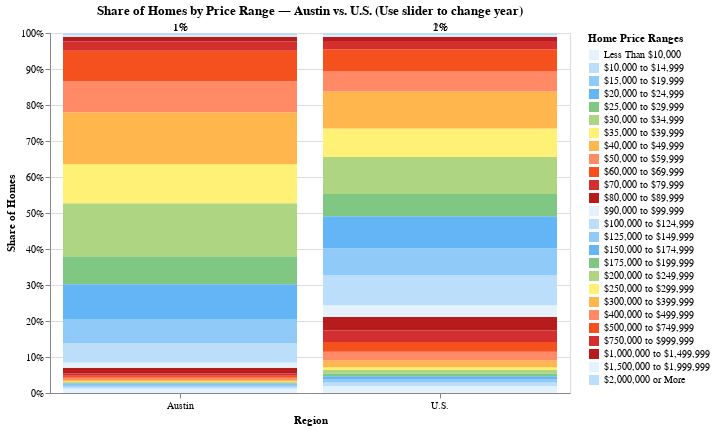

This figure's notebook cell:
### Markdown cell above
Your work will be continued in this pull request.

### Code cell
import pandas as pd
import altair as alt
from pathlib import Path

# Load data for Austin and U.S.
prop_val_path = Path('data files/austin_property_value.csv')
prop_val = pd.read_csv(prop_val_path)

# Normalize column names and keep only relevant columns
prop_val = prop_val.rename(columns={
    'Value Bucket': 'bucket',
    'Year': 'year',
    'Place': 'place',
    'share': 'share'
})

# Basic sanity checks
required_cols = {'bucket', 'year', 'place'}
missing = required_cols - set(prop_val.columns)
if missing:
    raise ValueError(f"Missing required columns: {missing} in {prop_val_path}")

# Keep only Austin and United States
prop_val = prop_val[prop_val['place'].isin(['Austin, TX', 'United States'])].copy()

# Create a simpler region column
prop_val['region'] = prop_val['place'].replace({'Austin, TX': 'Austin', 'United States': 'U.S.'})

# Ensure dtypes
prop_val['year'] = pd.to_numeric(prop_val['year'], errors='coerce').astype('Int64')
prop_val = prop_val.dropna(subset=['year'])
prop_val['year'] = prop_val['year'].astype(int)

# Determine bucket order (prefer explicit ID if available)
if 'Value Bucket ID' in prop_val.columns:
    prop_val['bucket_order'] = prop_val['Value Bucket ID']
else:
    # Fallback: preserve approximate order by sorting bucket labels naturally
    order_map = {b: i for i, b in enumerate(sorted(prop_val['bucket'].unique()))}
    prop_val['bucket_order'] = prop_val['bucket'].map(order_map)

# Ensure we have shares; if not, try to compute from a count column
if 'share' not in prop_val.columns or prop_val['share'].isna().all():
    count_candidates = [
        'Property Value by Bucket',  # guessed count column
        'count', 'Count', 'n'
    ]
    count_col = next((c for c in count_candidates if c in prop_val.columns), None)
    if not count_col:
        raise ValueError('No share column found and no recognizable count column to compute shares from.')
    prop_val[count_col] = pd.to_numeric(prop_val[count_col], errors='coerce').fillna(0)
    prop_val['share'] = prop_val.groupby(['year', 'region'])[count_col].transform(lambda s: s / s.sum()).fillna(0)

# Coerce share to numeric
prop_val['share'] = pd.to_numeric(prop_val['share'], errors='coerce').fillna(0)

min_year = int(prop_val['year'].min())
max_year = int(prop_val['year'].max())

# Selection/param for year slider – support Altair v4 and v5
use_point = hasattr(alt, 'selection_point')
if use_point:
    # Altair v5 style
    year_select = alt.selection_point(
        name='Year',
        fields=['year'],
        bind=alt.binding_range(min=min_year, max=max_year, step=1),
        value={'year': min_year}
    )
    base = alt.Chart(prop_val).add_params(year_select).transform_filter(year_select)
else:
    # Altair v4 fallback
    year_select = alt.selection_single(
        fields=['year'],
        bind=alt.binding_range(min=min_year, max=max_year, step=1),
        init={'year': min_year}
    )
    base = alt.Chart(prop_val).add_selection(year_select).transform_filter(year_select)

# Color palette: light blues (low) → greens/yellows (mid) → oranges/reds (high)
palette = [
    '#e3f2fd', '#bbdefb', '#90caf9', '#64b5f6',
    '#81c784', '#aed581',
    '#fff176',
    '#ffb74d', '#ff8a65', '#f4511e', '#d32f2f', '#b71c1c'
]

# Build stacked bar chart
bars = base.mark_bar().encode(
    x=alt.X('region:N', title='Region', axis=alt.Axis(labelAngle=0)),
    y=alt.Y('share:Q', title='Share of Homes', stack='normalize', axis=alt.Axis(format='%')),
    color=alt.Color('bucket:N', title='Home Price Ranges',
                    sort=alt.SortField(field='bucket_order', order='ascending'),
                    scale=alt.Scale(range=palette)),
    order=alt.Order('bucket_order:Q'),
    tooltip=[
        alt.Tooltip('year:O', title='Year'),
        alt.Tooltip('region:N', title='Region'),
        alt.Tooltip('bucket:N', title='Price Range'),
        alt.Tooltip('share:Q', title='Share', format='.1%')
    ]
).properties(width=520, height=360)

# Labels for lowest and highest bucket in first and last year only
first_year, last_year = min_year, max_year
label_years = [first_year, last_year]

low_high = (
    prop_val[prop_val['year'].isin(label_years)]
    .sort_values(['year', 'region', 'bucket_order'])
    .groupby(['year', 'region'], as_index=False)
    .agg(low_bucket=('bucket', 'first'), high_bucket=('bucket', 'last'))
)

labels_df = prop_val.merge(low_high, on=['year', 'region'])
labels_low = labels_df[labels_df['bucket'] == labels_df['low_bucket']].copy()
labels_high = labels_df[labels_df['bucket'] == labels_df['high_bucket']].copy()

# Only show labels when the selected year equals first or last year
label_filter = (alt.datum.year == first_year) | (alt.datum.year == last_year)

text_low = alt.Chart(labels_low).transform_filter(label_filter)
if use_point:
    text_low = text_low.transform_filter(year_select)
else:
    text_low = text_low.transform_filter(year_select)
text_low = text_low.mark_text(color='black', dx=0, dy=-5, size=11).encode(
    x='region:N',
    y=alt.Y('share:Q', stack='normalize'),
    text=alt.Text('share:Q', format='.0%'),
    detail='bucket:N'
)

text_high = alt.Chart(labels_high).transform_filter(label_filter)
if use_point:
    text_high = text_high.transform_filter(year_select)
else:
    text_high = text_high.transform_filter(year_select)
text_high = text_high.mark_text(color='black', dx=0, dy=-5, size=11).encode(
    x='region:N',
    y=alt.Y('share:Q', stack='normalize'),
    text=alt.Text('share:Q', format='.0%'),
    detail='bucket:N'
)

chart = (bars + text_low + text_high).properties(
    title='Share of Homes by Price Range — Austin vs. U.S. (Use slider to change year)'
)

chart

### Figure 1 — Vega-Lite specification as saved in the notebook (floating-point values rounded to 4 significant figures; data arrays with more than 128 entries replaced by an {"elided": "..."} marker saying what was removed)
{"config": {"view": {"continuousWidth": 300, "continuousHeight": 300}}, "layer": [{"data": {"name": "data-92d7f3a06b19fa2051bf912a3d4c1fdb"}, "mark": {"type": "bar"}, "encoding": {"color": {"field": "bucket", "scale": {"range": ["#e3f2fd", "#bbdefb", "#90caf9", "#64b5f6", "#81c784", "#aed581", "#fff176", "#ffb74d", "#ff8a65", "#f4511e", "#d32f2f", "#b71c1c"]}, "sort": {"field": "bucket_order", "order": "ascending"}, "title": "Home Price Ranges", "type": "nominal"}, "order": {"field": "bucket_order", "type": "quantitative"}, "tooltip": [{"field": "year", "title": "Year", "type": "ordinal"}, {"field": "region", "title": "Region", "type": "nominal"}, {"field": "bucket", "title": "Price Range", "type": "nominal"}, {"field": "share", "format": ".1%", "title": "Share", "type": "quantitative"}], "x": {"axis": {"labelAngle": 0}, "field": "region", "title": "Region", "type": "nominal"}, "y": {"axis": {"format": "%"}, "field": "share", "stack": "normalize", "title": "Share of Homes", "type": "quantitative"}}, "name": "view_2", "transform": [{"filter": {"param": "Year"}}]}, {"data": {"name": "data-c87bbc3f15ce630c115373221568df31"}, "mark": {"type": "text", "color": "black", "dx": 0, "dy": -5, "size": 11}, "encoding": {"detail": {"field": "bucket", "type": "nominal"}, "text": {"field": "share", "format": ".0%", "type": "quantitative"}, "x": {"field": "region", "type": "nominal"}, "y": {"field": "share", "stack": "normalize", "type": "quantitative"}}, "transform": [{"filter": "((datum.year === 2015) || (datum.year === 2023))"}, {"filter": {"param": "Year"}}]}, {"data": {"name": "data-3519eeba543273b0cb9a744465fe70ed"}, "mark": {"type": "text", "color": "black", "dx": 0, "dy": -5, "size": 11}, "encoding": {"detail": {"field": "bucket", "type": "nominal"}, "text": {"field": "share", "format": ".0%", "type": "quantitative"}, "x": {"field": "region", "type": "nominal"}, "y": {"field": "share", "stack": "normalize", "type": "quantitative"}}, "transform": [{"filter": "((datum.year === 2015) || (datum.year === 2023))"}, {"filter": {"param": "Year"}}]}], "height": 360, "params": [{"name": "Year", "select": {"type": "point", "fields": ["year"]}, "bind": {"input": "range", "max": 2023, "min": 2015, "step": 1}, "value": {"year": 2015}, "views": ["view_2"]}], "title": "Share of Homes by Price Range — Austin vs. U.S. (Use slider to change year)", "width": 520, "$schema": "https://vega.github.io/schema/vega-lite/v5.20.1.json", "datasets": {"data-92d7f3a06b19fa2051bf912a3d4c1fdb": {"elided": "468 records"}, "data-c87bbc3f15ce630c115373221568df31": [{"Value Bucket ID": 0, "bucket": "Less Than $10,000", "year": 2015, "Property Value by Bucket": 1460217, "Property Value by Bucket Moe": 13520.0, "place": "United States", "Place ID": "01000US", "share": 0.01954, "region": "U.S.", "bucket_order": 0, "low_bucket": "Less Than $10,000", "high_bucket": "$2,000,000 or More"}, {"Value Bucket ID": 0, "bucket": "Less Than $10,000", "year": 2023, "Property Value by Bucket": 1076983, "Property Value by Bucket Moe": 11610.0, "place": "United States", "Place ID": "01000US", "share": 0.01299, "region": "U.S.", "bucket_order": 0, "low_bucket": "Less Than $10,000", "high_bucket": "$2,000,000 or More"}, {"Value Bucket ID": 0, "bucket": "Less Than $10,000", "year": 2015, "Property Value by Bucket": 1953, "Property Value by Bucket Moe": 286.0, "place": "Austin, TX", "Place ID": "16000US4805000", "share": 0.01241, "region": "Austin", "bucket_order": 0, "low_bucket": "Less Than $10,000", "high_bucket": "$2,000,000 or More"}, {"Value Bucket ID": 0, "bucket": "Less Than $10,000", "year": 2023, "Property Value by Bucket": 1354, "Property Value by Bucket Moe": 327.0, "place": "Austin, TX", "Place ID": "16000US4805000", "share": 0.00692, "region": "Austin", "bucket_order": 0, "low_bucket": "Less Than $10,000", "high_bucket": "$2,000,000 or More"}], "data-3519eeba543273b0cb9a744465fe70ed": [{"Value Bucket ID": 25, "bucket": "$2,000,000 or More", "year": 2015, "Property Value by Bucket": 445742, "Property Value by Bucket Moe": 3947.0, "place": "United States", "Place ID": "01000US", "share": 0.005966, "region": "U.S.", "bucket_order": 25, "low_bucket": "Less Than $10,000", "high_bucket": "$2,000,000 or More"}, {"Value Bucket ID": 25, "bucket": "$2,000,000 or More", "year": 2023, "Property Value by Bucket": 1312969, "Property Value by Bucket Moe": 9343.0, "place": "United States", "Place ID": "01000US", "share": 0.01584, "region": "U.S.", "bucket_order": 25, "low_bucket": "Less Than $10,000", "high_bucket": "$2,000,000 or More"}, {"Value Bucket ID": 25, "bucket": "$2,000,000 or More", "year": 2015, "Property Value by Bucket": 1085, "Property Value by Bucket Moe": 172.0, "place": "Austin, TX", "Place ID": "16000US4805000", "share": 0.006894, "region": "Austin", "bucket_order": 25, "low_bucket": "Less Than $10,000", "high_bucket": "$2,000,000 or More"}, {"Value Bucket ID": 25, "bucket": "$2,000,000 or More", "year": 2023, "Property Value by Bucket": 5453, "Property Value by Bucket Moe": 602.0, "place": "Austin, TX", "Place ID": "16000US4805000", "share": 0.02787, "region": "Austin", "bucket_order": 25, "low_bucket": "Less Than $10,000", "high_bucket": "$2,000,000 or More"}]}}
